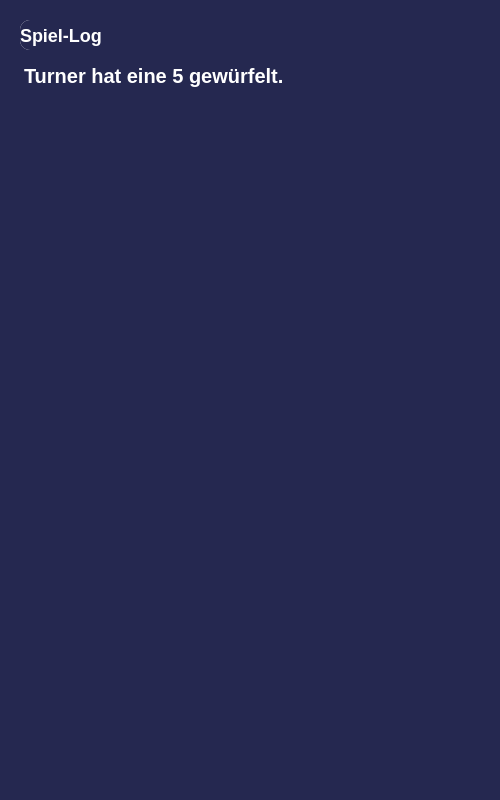
       <widget class="QWidget" name="Spieleraktivitaet_3" native="true">
        <property name="geometry">
         <rect>
          <x>10</x>
          <y>30</y>
          <width>500</width>
          <height>800</height>
         </rect>
        </property>
        <property name="minimumSize">
         <size>
          <width>500</width>
          <height>800</height>
         </size>
        </property>
        <property name="maximumSize">
         <size>
          <width>500</width>
          <height>800</height>
         </size>
        </property>
        <property name="styleSheet">
         <string notr="true">background-color:#252850;
border-radius:10px;
color:white;
border: 2px #84b6e6;

</string>
        </property>
        <widget class="QWidget" name="Spielerfarbe_3" native="true">
         <property name="geometry">
          <rect>
           <x>20</x>
           <y>20</y>
           <width>30</width>
           <height>30</height>
          </rect>
         </property>
         <property name="styleSheet">
          <string notr="true">background-color: white;
</string>
         </property>
        </widget>
        <widget class="QLabel" name="logHeaderLabel">
         <property name="geometry">
          <rect>
           <x>20</x>
           <y>20</y>
           <width>460</width>
           <height>30</height>
          </rect>
         </property>
         <property name="styleSheet">
          <string notr="true">border: 0px solid black;
font-weight: 800;
font-size : 18px;</string>
         </property>
         <property name="text">
          <string>Spiel-Log</string>
         </property>
        </widget>
        <widget class="QTextEdit" name="textEdit_3">
         <property name="geometry">
          <rect>
           <x>20</x>
           <y>60</y>
           <width>460</width>
           <height>720</height>
          </rect>
         </property>
         <property name="styleSheet">
          <string notr="true">border: 0px solid black;
font-weight: 800;
font-size : 15px;</string>
         </property>
         <property name="html">
          <string>&lt;!DOCTYPE HTML PUBLIC &quot;-//W3C//DTD HTML 4.0//EN&quot; &quot;http://www.w3.org/TR/REC-html40/strict.dtd&quot;&gt;
&lt;html&gt;&lt;head&gt;&lt;meta name=&quot;qrichtext&quot; content=&quot;1&quot; /&gt;&lt;meta charset=&quot;utf-8&quot; /&gt;&lt;style type=&quot;text/css&quot;&gt;
p, li { white-space: pre-wrap; }
hr { height: 1px; border-width: 0; }
li.unchecked::marker { content: &quot;\2610&quot;; }
li.checked::marker { content: &quot;\2612&quot;; }
&lt;/style&gt;&lt;/head&gt;&lt;body style=&quot; font-family:'Sans Serif'; font-size:15px; font-weight:800; font-style:normal;&quot;&gt;
&lt;p style=&quot; margin-top:0px; margin-bottom:0px; margin-left:0px; margin-right:0px; -qt-block-indent:0; text-indent:0px;&quot;&gt;&lt;span style=&quot; font-size:20px;&quot;&gt;Turner hat eine 5 gewürfelt.&lt;/span&gt;&lt;/p&gt;
&lt;p style=&quot;-qt-paragraph-type:empty; margin-top:0px; margin-bottom:0px; margin-left:0px; margin-right:0px; -qt-block-indent:0; text-indent:0px;&quot;&gt;&lt;br /&gt;&lt;/p&gt;&lt;/body&gt;&lt;/html&gt;</string>
         </property>
        </widget>
       </widget>
